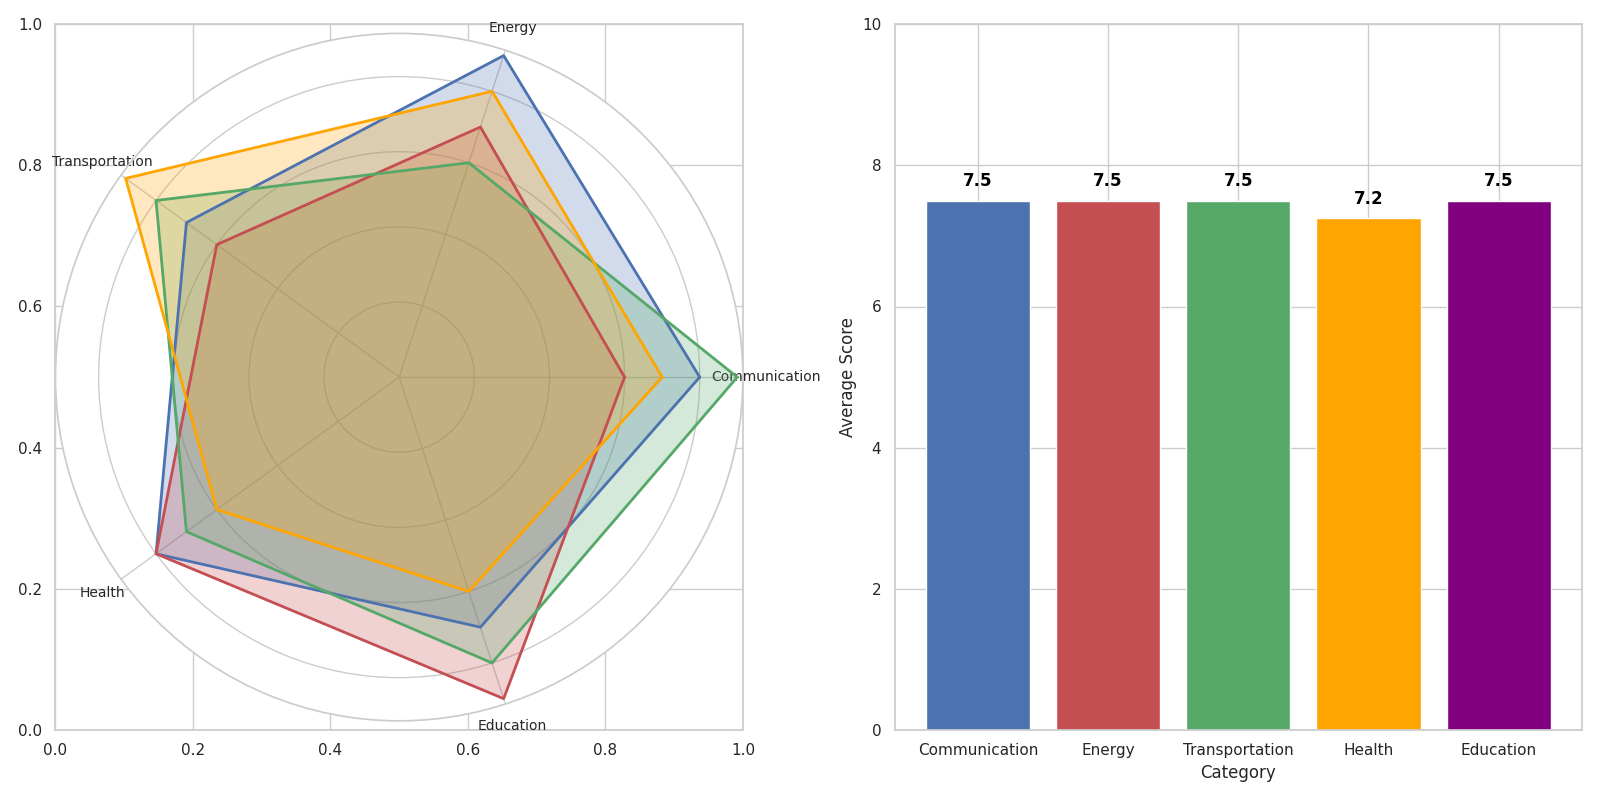

The Python source for this figure:
import matplotlib.pyplot as plt
import numpy as np

categories = ['Communication', 'Energy', 'Transportation', 'Health', 'Education']
num_vars = len(categories)

nova_terra = [8, 9, 7, 8, 7]
zynorra = [6, 7, 6, 8, 9]
kaleron = [9, 6, 8, 7, 8]
pyrros = [7, 8, 9, 6, 6]

average_scores = [
    np.mean([nova_terra[i], zynorra[i], kaleron[i], pyrros[i]]) 
    for i in range(num_vars)
]

def create_radar_chart(ax, data, color):
    angles = np.linspace(0, 2 * np.pi, num_vars, endpoint=False).tolist()
    data += data[:1]
    angles += angles[:1]

    ax.fill(angles, data, color=color, alpha=0.25)
    ax.plot(angles, data, color=color, linewidth=2)

fig, (ax1, ax2) = plt.subplots(1, 2, figsize=(16, 8), subplot_kw=dict(polar=False))

polar_ax = fig.add_subplot(121, polar=True)
create_radar_chart(polar_ax, nova_terra, 'b')
create_radar_chart(polar_ax, zynorra, 'r')
create_radar_chart(polar_ax, kaleron, 'g')
create_radar_chart(polar_ax, pyrros, 'orange')
polar_ax.set_yticklabels([])
polar_ax.set_xticks(np.linspace(0, 2 * np.pi, num_vars, endpoint=False))
polar_ax.set_xticklabels(categories, fontsize=10)

ax2.bar(categories, average_scores, color=['b', 'r', 'g', 'orange', 'purple'])
ax2.set_ylim(0, 10)
ax2.set_ylabel('Average Score')
ax2.set_xlabel('Category')
for i, score in enumerate(average_scores):
    ax2.text(i, score + 0.2, f'{score:.1f}', ha='center', color='black', fontweight='bold')

plt.tight_layout()
plt.show()
